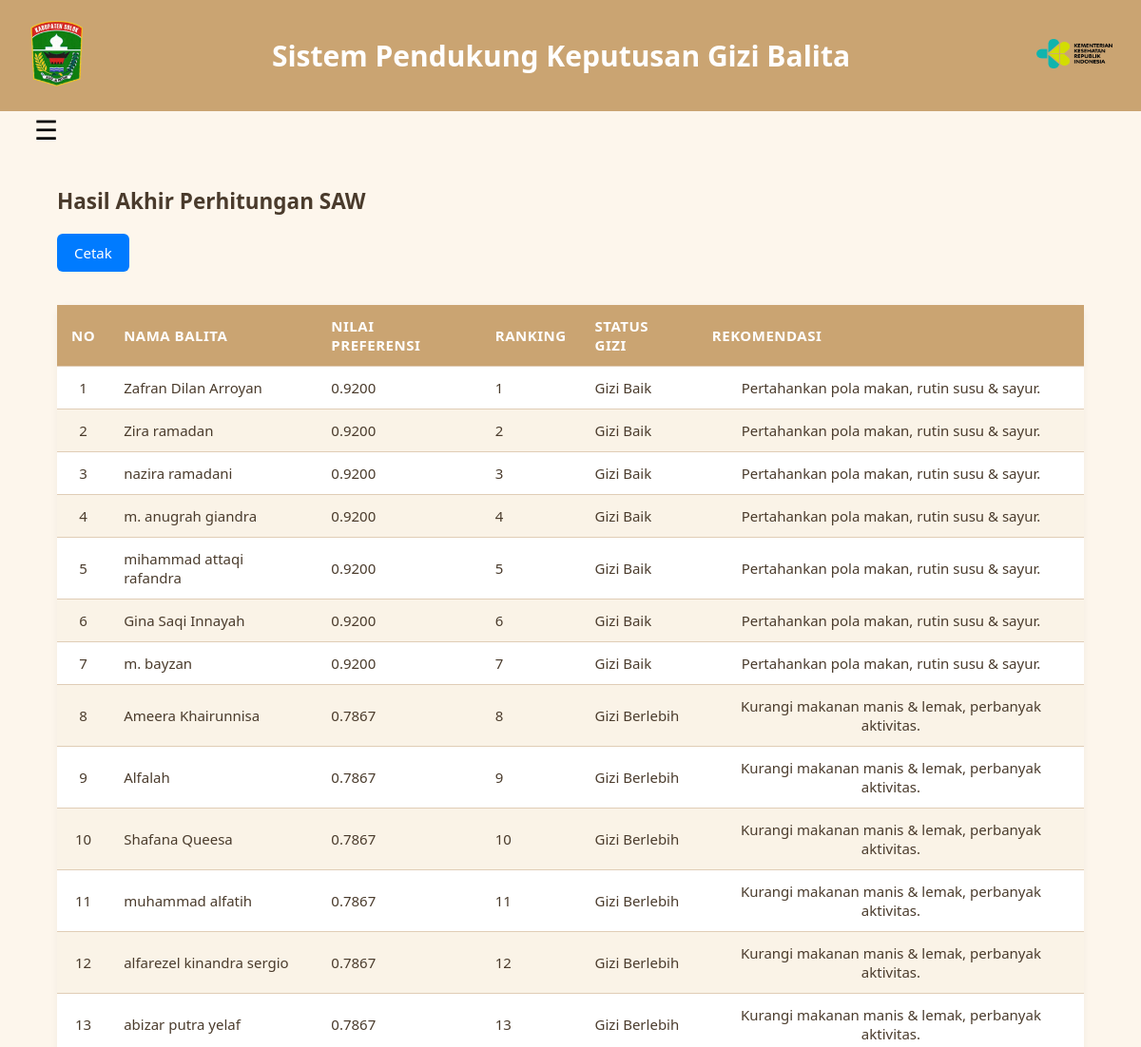
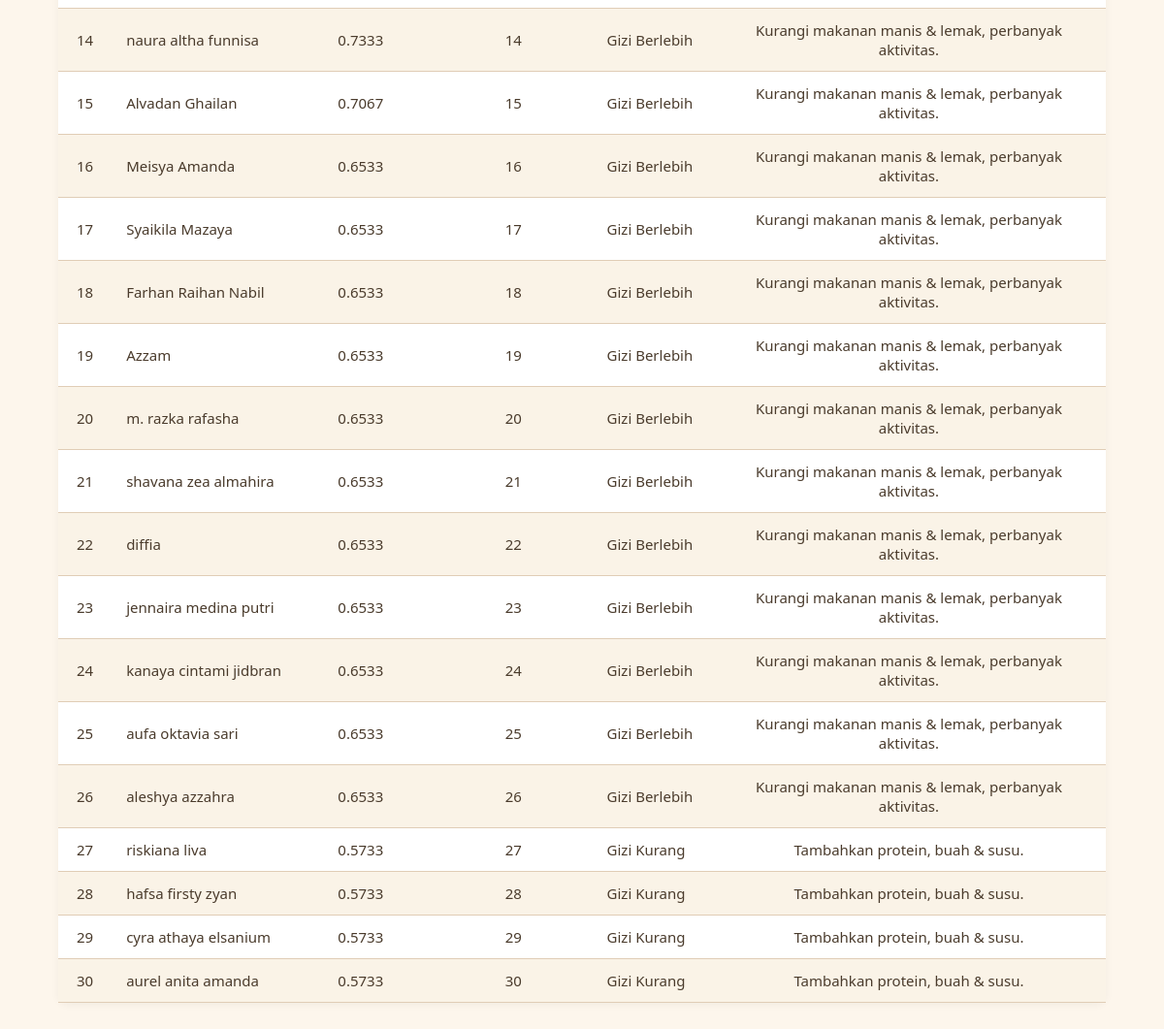
Page /hasil.php (signed in) on the committed database (2 pictures, top to bottom).
### tables this page shows
CREATE TABLE `tb_hasil` (
  `id_hasil` int(11) NOT NULL,
  `kode_alternatif` varchar(100) DEFAULT NULL,
  `nilai_akhir` decimal(5,4) DEFAULT NULL,
  `ranking` int(11) DEFAULT NULL
);

CREATE TABLE `tb_alternatif` (
  `id_alternatif` int(11) NOT NULL,
  `kode_alternatif` varchar(10) NOT NULL,
  `nama` varchar(100) DEFAULT NULL,
  `jenis_kelamin` varchar(50) NOT NULL,
  `usia_tahun` varchar(15) DEFAULT NULL,
  `tinggi` int(100) DEFAULT NULL,
  `berat` int(100) DEFAULT NULL,
  `tinggi_lahir` varchar(50) DEFAULT NULL,
  `berat_lahir` varchar(50) DEFAULT NULL
);

### hasil.php (the view, shortened to what this page needs)
<?php
require 'koneksi.php';
$stmt = $pdo->query("
    SELECT h.*, a.nama
    FROM tb_hasil h
    JOIN tb_alternatif a ON a.kode_alternatif = h.kode_alternatif
    ORDER BY h.ranking ASC
");
$data_hasil = $stmt->fetchAll(PDO::FETCH_ASSOC);
?>
<!DOCTYPE html>
<html lang="id">
<head>
    <link rel="stylesheet" href="assets/styles.css">
</head>
<body>
    <header>
    <div class="logo">
        <img src="img/pus.png" alt="logo">
    </div>
    <h1>Sistem Pendukung Keputusan Gizi Balita</h1>
    <div class="logo2">
        <img src="img/logo_dinkes.png" alt="logo">
    </div>
    </header>
    <div class="container">
        <button class="hamburger">&#9776;</button>
        <main class="content">
            <div class="balita">
                <h2>Hasil Akhir Perhitungan SAW</h2>
                <a href="cetak.php" target="_blank" class="add-btn">Cetak</a>
                <table>
                    <thead>
                        <tr>
                            <th>No</th>
                            <th>Nama Balita</th>
                            <th>Nilai Preferensi</th>
                            <th>Ranking</th>
                            <th>Status Gizi</th>
                            <th>Rekomendasi</th>
                        </tr>
                    </thead>
                    <tbody>
                        <?php
                        $no = 1;
                        foreach ($data_hasil as $row):
                            $nilai = $row['nilai_akhir'];
                            if ($nilai >= 0.8) {
                                $status = "Gizi Baik";
                                $rekom = "Pertahankan pola makan, rutin susu & sayur.";
                            } elseif ($nilai >= 0.6) {
                                $status = "Gizi Berlebih";
                                $rekom = "Kurangi makanan manis & lemak, perbanyak aktivitas.";
                            } else {
                                $status = "Gizi Kurang";
                                $rekom = "Tambahkan protein, buah & susu.";
                            }
                        ?>
                        <tr>
                            <td><?= $no++ ?></td>
                            <td><?= htmlspecialchars($row['nama']) ?></td>
                            <td><?= htmlspecialchars($row['nilai_akhir']) ?></td>
                            <td><?= htmlspecialchars($row['ranking']) ?></td>
                            <td><?= $status ?></td>
                            <td><?= $rekom ?></td>
                        </tr>
                        <?php endforeach ?>
                    </tbody>
                </table>
            </div>
        </main>
    </div>
</body>
</html>

### assets/styles.css (style rules this page uses)
body { font-family: 'Segoe UI', Tahoma, Geneva, Verdana, sans-serif; font-size: 15px; margin: 0; padding: 0; background-color: #fdf6ec; color: #4a3b2c; }
header { background: #caa472; color: white; padding: 20px 30px; display: flex; align-items: center; justify-content: space-between; position: relative; }
header .logo img { width: 60px; height: auto; }
header .logo2 img { width: 80px; height: auto; }
header h1 { margin: 0; }
main { display: flex; align-items: center; gap: 40px; }
.container { display: flex; min-height: calc(100vh - 80px); }
.content, .balita { flex: 1; padding: 30px; }
.content1, .balita { flex: 1; padding: 30px; }
table { width: 100%; border-collapse: separate; border-spacing: 0; margin-top: 20px; background: white; border-radius: 10px; box-shadow: 0 2px 8px rgba(0,0,0,0.05); }
table th, table td { border-bottom: 1px solid #e0cdb6; padding: 12px 15px; text-align: left; }
table th { background-color: #caa472; color: white; text-transform: uppercase; letter-spacing: 0.5px; }
table tr:nth-child(even) { background-color: #faf3e7; }
table td:nth-child(1), table td:last-child { text-align: center; }
.add-btn { display: inline-block; background: #007bff; color: white; padding: 10px 18px; border-radius: 6px; text-decoration: none; margin-bottom: 15px; transition: background 0.3s, transform 0.2s; }
.hamburger { position: absolute; top: 120px; left: 30px; font-size: 28px; background: none; border: none; color: rgb(0, 0, 0); cursor: pointer; z-index: 1001; }
.container { display: flex; }

### rows in the picture
tb_hasil: kode_alternatif.nama "Zafran Dilan Arroyan", nilai_akhir "0.9200", ranking "1", nilai_akhir "Gizi Baik", nilai_akhir "Pertahankan pola makan, rutin susu & sayur."
tb_hasil: kode_alternatif.nama "Zira ramadan", nilai_akhir "0.9200", ranking "2", nilai_akhir "Gizi Baik", nilai_akhir "Pertahankan pola makan, rutin susu & sayur."
tb_hasil: kode_alternatif.nama "nazira ramadani", nilai_akhir "0.9200", ranking "3", nilai_akhir "Gizi Baik", nilai_akhir "Pertahankan pola makan, rutin susu & sayur."
tb_hasil: kode_alternatif.nama "m. anugrah giandra", nilai_akhir "0.9200", ranking "4", nilai_akhir "Gizi Baik", nilai_akhir "Pertahankan pola makan, rutin susu & sayur."
tb_hasil: kode_alternatif.nama "mihammad attaqi rafandra", nilai_akhir "0.9200", ranking "5", nilai_akhir "Gizi Baik", nilai_akhir "Pertahankan pola makan, rutin susu & sayur."
tb_hasil: kode_alternatif.nama "Gina Saqi Innayah", nilai_akhir "0.9200", ranking "6", nilai_akhir "Gizi Baik", nilai_akhir "Pertahankan pola makan, rutin susu & sayur."
tb_hasil: kode_alternatif.nama "m. bayzan", nilai_akhir "0.9200", ranking "7", nilai_akhir "Gizi Baik", nilai_akhir "Pertahankan pola makan, rutin susu & sayur."
tb_hasil: kode_alternatif.nama "Ameera Khairunnisa", nilai_akhir "0.7867", ranking "8", nilai_akhir "Gizi Berlebih", nilai_akhir "Kurangi makanan manis & lemak, perbanyak aktivitas."
tb_hasil: kode_alternatif.nama "Alfalah", nilai_akhir "0.7867", ranking "9", nilai_akhir "Gizi Berlebih", nilai_akhir "Kurangi makanan manis & lemak, perbanyak aktivitas."
tb_hasil: kode_alternatif.nama "Shafana Queesa", nilai_akhir "0.7867", ranking "10", nilai_akhir "Gizi Berlebih", nilai_akhir "Kurangi makanan manis & lemak, perbanyak aktivitas."
tb_hasil: kode_alternatif.nama "muhammad alfatih", nilai_akhir "0.7867", ranking "11", nilai_akhir "Gizi Berlebih", nilai_akhir "Kurangi makanan manis & lemak, perbanyak aktivitas."
tb_hasil: kode_alternatif.nama "alfarezel kinandra sergio", nilai_akhir "0.7867", ranking "12", nilai_akhir "Gizi Berlebih", nilai_akhir "Kurangi makanan manis & lemak, perbanyak aktivitas."
tb_hasil: kode_alternatif.nama "abizar putra yelaf", nilai_akhir "0.7867", ranking "13", nilai_akhir "Gizi Berlebih", nilai_akhir "Kurangi makanan manis & lemak, perbanyak aktivitas."
tb_hasil: kode_alternatif.nama "naura altha funnisa", nilai_akhir "0.7333", ranking "14", nilai_akhir "Gizi Berlebih", nilai_akhir "Kurangi makanan manis & lemak, perbanyak aktivitas."
tb_hasil: kode_alternatif.nama "Alvadan Ghailan", nilai_akhir "0.7067", ranking "15", nilai_akhir "Gizi Berlebih", nilai_akhir "Kurangi makanan manis & lemak, perbanyak aktivitas."
tb_hasil: kode_alternatif.nama "Meisya Amanda", nilai_akhir "0.6533", ranking "16", nilai_akhir "Gizi Berlebih", nilai_akhir "Kurangi makanan manis & lemak, perbanyak aktivitas."
tb_hasil: kode_alternatif.nama "Syaikila Mazaya", nilai_akhir "0.6533", ranking "17", nilai_akhir "Gizi Berlebih", nilai_akhir "Kurangi makanan manis & lemak, perbanyak aktivitas."
tb_hasil: kode_alternatif.nama "Farhan Raihan Nabil", nilai_akhir "0.6533", ranking "18", nilai_akhir "Gizi Berlebih", nilai_akhir "Kurangi makanan manis & lemak, perbanyak aktivitas."
tb_hasil: kode_alternatif.nama "Azzam", nilai_akhir "0.6533", ranking "19", nilai_akhir "Gizi Berlebih", nilai_akhir "Kurangi makanan manis & lemak, perbanyak aktivitas."
tb_hasil: kode_alternatif.nama "m. razka rafasha", nilai_akhir "0.6533", ranking "20", nilai_akhir "Gizi Berlebih", nilai_akhir "Kurangi makanan manis & lemak, perbanyak aktivitas."
tb_hasil: kode_alternatif.nama "shavana zea almahira", nilai_akhir "0.6533", ranking "21", nilai_akhir "Gizi Berlebih", nilai_akhir "Kurangi makanan manis & lemak, perbanyak aktivitas."
tb_hasil: kode_alternatif.nama "diffia", nilai_akhir "0.6533", ranking "22", nilai_akhir "Gizi Berlebih", nilai_akhir "Kurangi makanan manis & lemak, perbanyak aktivitas."
tb_hasil: kode_alternatif.nama "jennaira medina putri", nilai_akhir "0.6533", ranking "23", nilai_akhir "Gizi Berlebih", nilai_akhir "Kurangi makanan manis & lemak, perbanyak aktivitas."
tb_hasil: kode_alternatif.nama "kanaya cintami jidbran", nilai_akhir "0.6533", ranking "24", nilai_akhir "Gizi Berlebih", nilai_akhir "Kurangi makanan manis & lemak, perbanyak aktivitas."
tb_hasil: kode_alternatif.nama "aufa oktavia sari", nilai_akhir "0.6533", ranking "25", nilai_akhir "Gizi Berlebih", nilai_akhir "Kurangi makanan manis & lemak, perbanyak aktivitas."
tb_hasil: kode_alternatif.nama "aleshya azzahra", nilai_akhir "0.6533", ranking "26", nilai_akhir "Gizi Berlebih", nilai_akhir "Kurangi makanan manis & lemak, perbanyak aktivitas."
tb_hasil: kode_alternatif.nama "riskiana liva", nilai_akhir "0.5733", ranking "27", nilai_akhir "Gizi Kurang", nilai_akhir "Tambahkan protein, buah & susu."
tb_hasil: kode_alternatif.nama "hafsa firsty zyan", nilai_akhir "0.5733", ranking "28", nilai_akhir "Gizi Kurang", nilai_akhir "Tambahkan protein, buah & susu."
tb_hasil: kode_alternatif.nama "cyra athaya elsanium", nilai_akhir "0.5733", ranking "29", nilai_akhir "Gizi Kurang", nilai_akhir "Tambahkan protein, buah & susu."
tb_hasil: kode_alternatif.nama "aurel anita amanda", nilai_akhir "0.5733", ranking "30", nilai_akhir "Gizi Kurang", nilai_akhir "Tambahkan protein, buah & susu."
